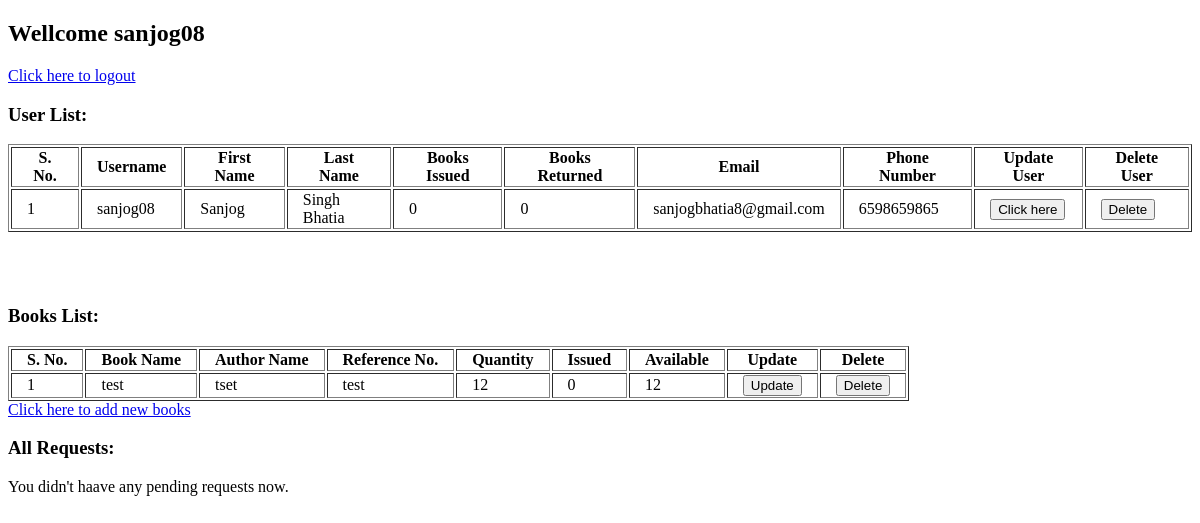
Page /admin (signed in) on the earlier database version.
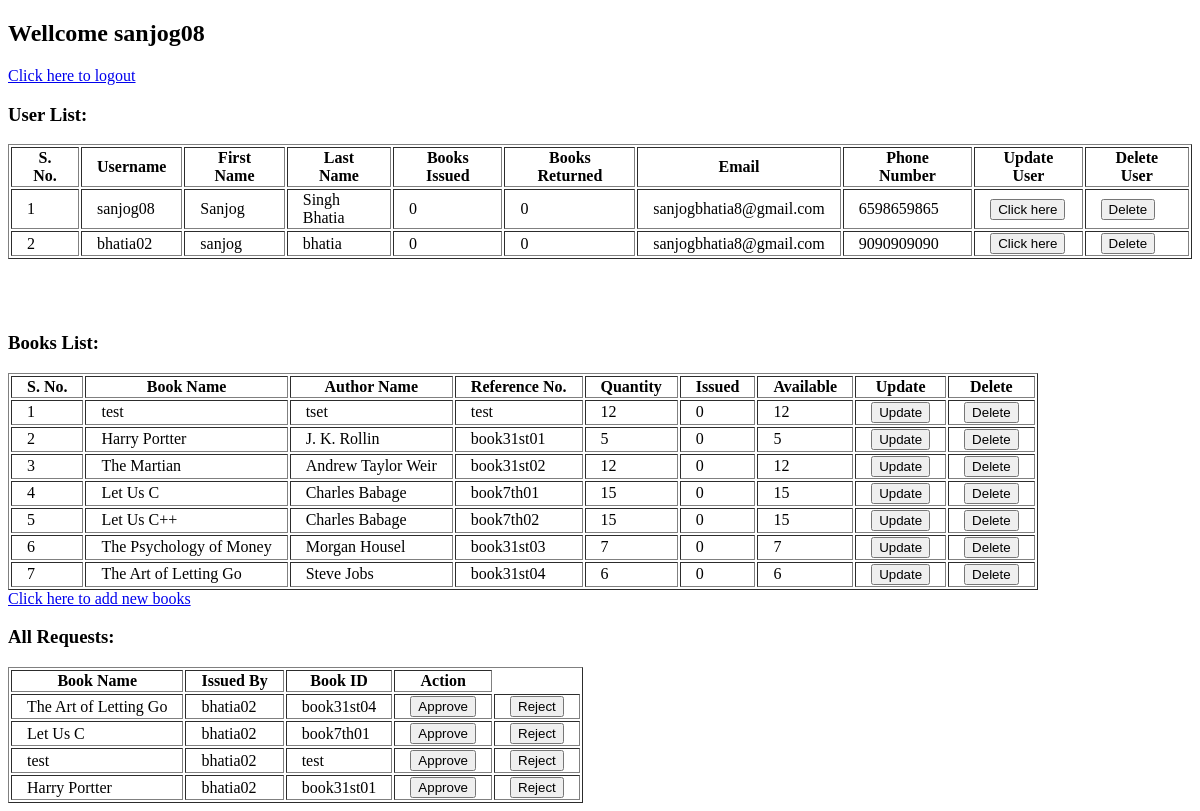
Same page on the later database version.
### models/userModel.py (models this page shows, shortened)
class userModel(Base):
    __tablename__ = "users"
    snum = Column(Integer, primary_key=True, autoincrement=True)
    username = Column(String(15))
    firstName = Column(String(20))
    lastName = Column(String(20))
    email = Column(String(50))
    phoneNumber = Column(Integer)
    password = Column(String)
    isAdmin = Column(Boolean, default=False)
    booksIssued = Column(Integer, default=0)
    pendingRequest = Column(Integer, default=0)
    booksReturned = Column(Integer, default=0)
    __table_args__ = (UniqueConstraint('username', name='_username_uc'),)
    @staticmethod
    def getAllUsers():
        userData = dbSession.query(userModel).all()
        return userData

### models/bookModel.py (models this page shows, shortened)
class bookModel(Base):
    __tablename__ = "books"
    snum = Column(Integer, primary_key=True, autoincrement=True)
    bookName = Column(String)
    author = Column(String)
    referenceNumber = Column(Integer)
    issued = Column(Integer, default=0)
    quantity = Column(Integer)
    available = Column(Integer, default=quantity)
    __table_args__ = (UniqueConstraint('referenceNumber', name='_referenceNumber_uc'),)
    @staticmethod
    def getAllBooks():
        booksData = dbSession.query(bookModel).all()
        return booksData

### models/requestModel.py (models this page shows, shortened)
class reqModel(Base):
    __tablename__ = "requests"
    snum = Column(Integer, primary_key=True, autoincrement=True)
    bookName = Column(String)
    issuedBy = Column(String)
    bookId = Column(String)
    action = Column(Boolean, default=None)
    approval = Column(Boolean, default=None)
    returned = Column(Boolean, default=None)
    @staticmethod
    def getAllRequest():
        reqData = dbSession.query(reqModel).filter(reqModel.action==None).all()
        if reqData:
            return reqData
        else:
            return None

### routes.py (the view)
@main.route('/admin')
def admin():
    return adminController.get()

### controllers/adminCon.py (called while the page is built)
    def get():
        if 'username' in session and session['admin'] == True:
            userData = userModel.getAllUsers()
            booksData = bookModel.getAllBooks()
            allReqs = reqModel.getAllRequest()
            if 'error' in session:
                error = session['error']
                session.pop('error', None)
                return render_template('adminsPage.html', users=userData, books=booksData, requests=allReqs, err=error)
            return render_template('adminsPage.html', users=userData, books=booksData, requests=allReqs)
        return 'You are not logedin as admin!<br><a href="http://localhost:5000/login">Click here to LOGIN</a>'

### templates/adminsPage.html (shortened to what this page needs)
<!DOCTYPE html>
<html lang="en">
<head>
</head>
<body>
    <div class="heading">
        <h2>Wellcome {{ session['username'] }}</h2>
        <a href="http://localhost:5542/logout">Click here to logout</a><br>
    </div>
    <h3>User List:</h3>
    {% if users %}
    <table border=1>
        <tr>
            <th>S. No.</th>
            <th>Username</th>
            <th>First Name</th>
            <th>Last Name</th>
            <th>Books Issued</th>
            <th>Books Returned</th>
            <th>Email</th>
            <th>Phone Number</th>
            <th>Update User</th>
            <th>Delete User</th>
        </tr>
        {% for user in users %}
        <tr>
            <td>{{ user.snum }}</td>
            <td>{{ user.username }}</td>
            <td>{{ user.firstName }}</td>
            <td>{{ user.lastName }}</td>
            <td>{{ user.booksIssued }}</td>
            <td>{{ user.booksReturned }}</td>
            <td>{{ user.email }}</td>
            <td>{{ user.phoneNumber }}</td>
            <td>
                <form action="http://localhost:5542/update" method="POST" style="display:inline;">
                    <button type="submit">Click here</button>
                </form>
            </td>
            <td>
                <form action="http://localhost:5542/delete-user" method="POST" style="display:inline;">
                    <button type="submit">Delete</button>
                </form>
            </td>
        </tr>
        {% endfor %}
    </table><br><br><br>
    {% endif %}
    <h3>Books List:</h3>
    {% if books %}
    <table border=1>
        <tr>
            <th>S. No.</th>
            <th>Book Name</th>
            <th>Author Name</th>
            <th>Reference No.</th>
            <th>Quantity</th>
            <th>Issued</th>
            <th>Available</th>
            <th>Update</th>
            <th>Delete</th>
        </tr>
        {% for book in books %}
        <tr>
            <td>{{ book.snum }}</td>
            <td>{{ book.bookName }}</td>
            <td>{{ book.author }}</td>
            <td>{{ book.referenceNumber }}</td>
            <td>{{ book.quantity }}</td>
            <td>{{ book.issued }}</td>
            <td>{{ book.available }}</td>
            <td>
                <form action="http://localhost:5542/books/update" method="POST" style="display:inline;">
                    <button type="submit">Update</button>
                </form>
            </td>
            <td>
                <form action="http://localhost:5542/books/delete" method="POST" style="display:inline;">
                    <button type="submit">Delete</button>
                </form>
            </td>
        </tr>
        {% endfor %}
    </table>
    {% else %}
    <p>No books to show, add books in your library.</p>
    {% endif %}
    <a href="http://localhost:5542/books/add-new" method="GET">Click here to add new books</a>
    <h3>All Requests: </h3>
    {% if requests %}
    <table border="1">
        <tr>
            <th>Book Name</th>
            <th>Issued By</th>
            <th>Book ID</th>
            <th>Action</th>
        </tr>
        {% for request in requests %}
        <tr>
            <td>{{ request.bookName }}</td>
            <td>{{ request.issuedBy }}</td>
            <td>{{ request.bookId }}</td>
            <td>
                <form action="http://localhost:5542/approve" method="POST" style="display:inline;">
                    <button type="submit">Approve</button>
                </form>
            </td>
            <td>
                <form action="http://localhost:5542/reject" method="POST" style="display:inline;">
                    <button type="submit">Reject</button>
                </form>
            </td>
        </tr>
        {% endfor %}
    </table>
    {% else %}
    <p>You didn't haave any pending requests now.</p>
    {% endif %}
</body>
</html>

### templates/adminsPage.html (style rules this page uses)
th, td { padding-left: 15px; padding-right: 15px; }

Differences in the rows shown:
added userModel: snum "2", username "bhatia02", firstName "sanjog", lastName "bhatia", booksIssued "0", booksReturned "0", email "sanjogbhatia8@gmail.com", phoneNumber "9090909090"
added bookModel: snum "2", bookName "Harry Portter", author "J. K. Rollin", referenceNumber "book31st01", quantity "5", issued "0", available "5"
added bookModel: snum "3", bookName "The Martian", author "Andrew Taylor Weir", referenceNumber "book31st02", quantity "12", issued "0", available "12"
added bookModel: snum "4", bookName "Let Us C", author "Charles Babage", referenceNumber "book7th01", quantity "15", issued "0", available "15"
added bookModel: snum "5", bookName "Let Us C++", author "Charles Babage", referenceNumber "book7th02", quantity "15", issued "0", available "15"
added bookModel: snum "6", bookName "The Psychology of Money", author "Morgan Housel", referenceNumber "book31st03", quantity "7", issued "0", available "7"
added bookModel: snum "7", bookName "The Art of Letting Go", author "Steve Jobs", referenceNumber "book31st04", quantity "6", issued "0", available "6"
added reqModel: bookName "The Art of Letting Go", issuedBy "bhatia02", bookId "book31st04"
added reqModel: bookName "Let Us C", issuedBy "bhatia02", bookId "book7th01"
added reqModel: bookName "test", issuedBy "bhatia02", bookId "test"
added reqModel: bookName "Harry Portter", issuedBy "bhatia02", bookId "book31st01"
Other differences:
text no longer shown: "You didn't haave any pending requests now."
text now shown: "Book Name Issued By Book ID Action"
